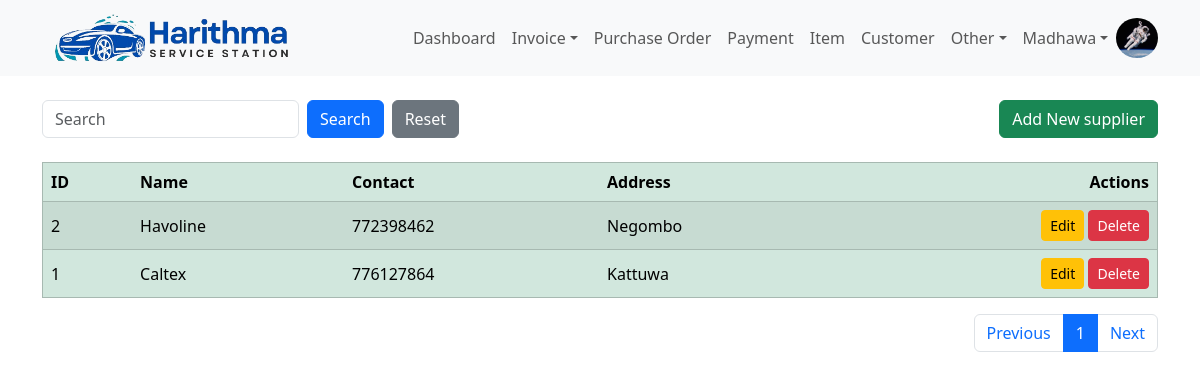
Page /supplier (signed in) on the committed database.
### harithmapos/models.py (models this page shows, shortened)
class User(db.Model, UserMixin):
    id = db.Column(db.Integer, primary_key=True)
    email = db.Column(db.String(120), unique=True, nullable=False)
    name = db.Column(db.String(50), nullable=False)
    image = db.Column(db.String(20), default='default.jpg')
    password = db.Column(db.String(60), nullable=False)
    create_dttm = db.Column(db.DateTime, nullable=False, default=datetime.utcnow)
    update_dttm = db.Column(db.DateTime, nullable=False, default=datetime.utcnow)

class Supplier(db.Model):
    id = db.Column(db.Integer, primary_key=True)
    name = db.Column(db.String(100), nullable=False)
    contact = db.Column(db.String(10))
    address = db.Column(db.String(255))
    create_dttm = db.Column(db.DateTime, nullable=False, default=datetime.utcnow)
    update_dttm = db.Column(db.DateTime, nullable=False, default=datetime.utcnow)
    purchse_orders = db.relationship('PurchaseOrderHead', backref='supplier', lazy=True)

### harithmapos/views/supplier/routes.py (the view)
@supplier_blueprint.route("/supplier", methods=['GET', 'POST'])
@login_required
def supplier():
    supplier_create_form = SupplierCreateForm()
    supplier_update_form = SupplierUpdateForm()
    per_page = 10
    page = request.args.get('page',1,type=int)
    query = request.args.get("query",None)
    if query:
        suppliers = Supplier.query.order_by(Supplier.update_dttm.desc()).filter(Supplier.name.icontains(query)).paginate(page=page, per_page=per_page)
    else:
        suppliers = Supplier.query.order_by(Supplier.update_dttm.desc()).paginate(page=page, per_page=per_page)
    return render_template(
        'supplier.html',
        title='Supplier',
        supplier_create_form=supplier_create_form,
        supplier_update_form=supplier_update_form,
        suppliers=suppliers,
        query=query
    )

### harithmapos/views/supplier/forms.py
class SupplierCreateForm(FlaskForm):
    name = StringField("Name", validators=[DataRequired(), Length(min=2, max=20)])
    contact = TelField("Contact", validators=[Length(min=9, max=9)])
    address = StringField("Address")
    submit = SubmitField('Add Supplier')

class SupplierUpdateForm(FlaskForm):
    name = StringField("Name", validators=[DataRequired(), Length(min=2, max=20)])
    contact = TelField("Contact", validators=[Length(min=9, max=9)])
    address = StringField("Address")
    submit = SubmitField('Update Supplier')

### harithmapos/models.py (called while the page is built)
@login_manager.user_loader
def load_user(user_id):
    return User.query.get(int(user_id))

### harithmapos/templates/supplier.html (shortened to what this page needs)
{% extends 'layout/base.html' %}
{% block body %}
    <div class="container mt-4">
        <div class="row">
            <div class="col d-flex justify-content-between align-items-center">
                <form class="mb-0 d-flex" action="" method="GET" autocomplete="off">
                    <input type="text" class="form-control me-2" name="query" id="query" placeholder="{{ query if query else 'Search'}}">
                    <input type="submit" value="Search" class="btn btn-primary me-2" name="">
                    <a href="{{ url_for('supplier_blueprint.supplier') }}"><input type="submit" value="Reset" class="btn btn-secondary" ></a>
                </form>
                <button type="button" class="btn btn-success align-right" data-bs-toggle="modal" data-bs-target="#insert_modal">Add New supplier</button>
            </div>
        </div>
    </div>
    <div class="container mt-4">
        <table class="table table-success table-striped table-hover" border="1">
            <thead class="thread-dark">
                <tr>
                    <th scope="col">ID</th>
                    <th scope="col">Name</th>
                    <th scope="col">Contact</th>
                    <th scope="col">Address</th>
                    <th scope="col" style="text-align: right" >Actions</th>
                </tr>
            </thead>
            <tbody id="results">
                {% for supplier in suppliers.items %}
                    <tr>
                        <td class="align-middle"  scope="row">{{supplier.id}}</td>
                        <td class="align-middle">{{supplier.name}}</td>
                        <td class="align-middle">{{supplier.contact}}</td>
                        <td class="align-middle">{{supplier.address}}</td>
                        <td class="text-end">
                            <a href="{{ url_for('supplier_blueprint.update_supplier', supplier_id=supplier.id) }}" class="btn btn-sm btn-warning" data-toggle="tooltip" data-placement="top" title="Update supplier" data-bs-toggle="modal" data-bs-target="#update_supplier{{supplier.id}}">Edit</a>
                            <a href="{{ url_for('supplier_blueprint.delete_supplier', supplier_id=supplier.id) }}" class="btn btn-sm btn-danger" data-toggle="tooltip" data-placement="top" title="Delete supplier" onclick="return confirm('Are you sure to delete?')">Delete</a>
                        </td>
                    </tr>
                {% endfor %}
            </tbody>
        </table>
        <nav aria-label="Page navigation">
            <ul class="pagination justify-content-end">
                <li class="page-item"><a class="page-link" href="{{ url_for('supplier_blueprint.supplier', page=suppliers.prev_num, query=query) }}">Previous</a></li>
                {% for page_number in suppliers.iter_pages(left_edge=1, right_edge=1, left_current=1, right_current=2) %}
                    {% if page_number %}
                        {% if suppliers.page == page_number %}
                            <li class="page-item "><a class="page-link active" href="{{ url_for('supplier_blueprint.supplier', page=page_number, query=query) }}">{{ page_number }}</a></li>
                        {% else %}
                            <li class="page-item "><a class="page-link" href="{{ url_for('supplier_blueprint.supplier', page=page_number, query=query) }}">{{ page_number }}</a></li>
                        {% endif %}
                    {% else %}
                        <li class="page-item "><a class="page-link" href="#">...</a></li>
                    {% endif %}
                {% endfor %}
                <li class="page-item"><a class="page-link" href="{{ url_for('supplier_blueprint.supplier', page=suppliers.next_num, query=query) }}">Next</a></li>
            </ul>
        </nav>
    </div>
{% endblock %}

### harithmapos/templates/layout/navbar.html (shortened to what this page needs)
<nav class="navbar navbar-expand-lg navbar-light bg-light">
    <div class="container">
        <a href="" class="navbar-brand">
            <img src="{{url_for('static', filename='Harithma-logo.png')}}" height="50" class="d-inline-block align-text-top" alt="">
        </a>
        <div class="collapse navbar-collapse" id="navbarCollapse">
            <ul class="navbar-nav ms-auto">
                {% if current_user.is_authenticated %}
                    <a class="nav-item nav-link" href="{{ url_for('dashboard_blueprint.dashboard') }}">Dashboard</a>
                    <li class="nav-item dropdown">
                        <a class="nav-link dropdown-toggle" href="#" role="button" data-bs-toggle="dropdown" aria-expanded="false">Invoice</a>
                    </li>
                    <a class="nav-item nav-link" href="{{ url_for('purchase_order_blueprint.purchase_order_head') }}">Purchase Order</a>
                    <a class="nav-item nav-link" href="{{ url_for('payment_blueprint.payment') }}">Payment</a>
                    <a class="nav-item nav-link" href="{{ url_for('item_blueprint.item') }}">Item</a>
                    <a class="nav-item nav-link" href="{{ url_for('customer_blueprint.customer') }}">Customer</a>
                    <li class="nav-item dropdown">
                        <a class="nav-link dropdown-toggle" href="#" role="button" data-bs-toggle="dropdown" aria-expanded="false">Other</a>
                    </li>
                    <li class="nav-item dropdown">
                        <a class="nav-link dropdown-toggle" href="#" role="button" data-bs-toggle="dropdown" aria-expanded="false">{{ current_user.name }}</a>
                    </li>
                    <img src="{{ url_for('static', filename='user_images/'+current_user.image) }}" class="rounded-circle" height="40" alt="Avatar" />
                {% else %}
                    <a class="nav-item nav-link" href="{{ url_for('user_blueprint.login') }}">Login</a>
                    <a class="nav-item nav-link" href="{{ url_for('user_blueprint.register') }}">Register</a>
                {% endif %}
            </ul>
        </div>
    </div>
</nav>

### rows in the picture
User: name "Madhawa", image (picture)
Supplier: id "2", name "Havoline", contact "772398462", address "Negombo"
Supplier: id "1", name "Caltex", contact "776127864", address "Kattuwa"

### other values in the picture
{{ page_number }} "1"
